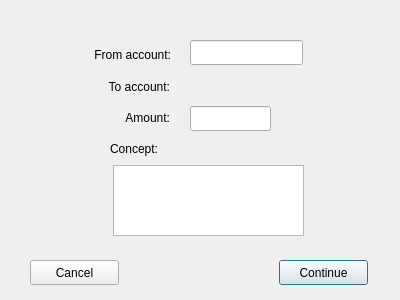
<?xml version="1.0" encoding="UTF-8"?>
<ui version="4.0">
 <class>TransferDialog</class>
 <widget class="QDialog" name="TransferDialog">
  <property name="windowModality">
   <enum>Qt::ApplicationModal</enum>
  </property>
  <property name="geometry">
   <rect>
    <x>0</x>
    <y>0</y>
    <width>400</width>
    <height>300</height>
   </rect>
  </property>
  <property name="windowTitle">
   <string>New Transfer</string>
  </property>
  <property name="modal">
   <bool>true</bool>
  </property>
  <widget class="QLabel" name="fromLabel">
   <property name="geometry">
    <rect>
     <x>30</x>
     <y>45</y>
     <width>141</width>
     <height>20</height>
    </rect>
   </property>
   <property name="text">
    <string>From account:</string>
   </property>
   <property name="alignment">
    <set>Qt::AlignRight|Qt::AlignTrailing|Qt::AlignVCenter</set>
   </property>
  </widget>
  <widget class="QLabel" name="toAccountLabel">
   <property name="geometry">
    <rect>
     <x>192</x>
     <y>75</y>
     <width>111</width>
     <height>20</height>
    </rect>
   </property>
   <property name="text">
    <string/>
   </property>
  </widget>
  <widget class="QLabel" name="toLabel">
   <property name="geometry">
    <rect>
     <x>29</x>
     <y>77</y>
     <width>141</width>
     <height>20</height>
    </rect>
   </property>
   <property name="text">
    <string>To account:</string>
   </property>
   <property name="alignment">
    <set>Qt::AlignRight|Qt::AlignTrailing|Qt::AlignVCenter</set>
   </property>
  </widget>
  <widget class="QLineEdit" name="fromAccountLineEdit">
   <property name="geometry">
    <rect>
     <x>190</x>
     <y>40</y>
     <width>113</width>
     <height>25</height>
    </rect>
   </property>
  </widget>
  <widget class="QLabel" name="AmountLabel">
   <property name="geometry">
    <rect>
     <x>103</x>
     <y>109</y>
     <width>67</width>
     <height>17</height>
    </rect>
   </property>
   <property name="text">
    <string>Amount:</string>
   </property>
   <property name="alignment">
    <set>Qt::AlignRight|Qt::AlignTrailing|Qt::AlignVCenter</set>
   </property>
  </widget>
  <widget class="QLineEdit" name="amountLineEdit">
   <property name="geometry">
    <rect>
     <x>190</x>
     <y>106</y>
     <width>81</width>
     <height>25</height>
    </rect>
   </property>
  </widget>
  <widget class="QPushButton" name="continueButton">
   <property name="geometry">
    <rect>
     <x>279</x>
     <y>260</y>
     <width>89</width>
     <height>25</height>
    </rect>
   </property>
   <property name="text">
    <string>Continue</string>
   </property>
  </widget>
  <widget class="QPushButton" name="cancelButton">
   <property name="geometry">
    <rect>
     <x>30</x>
     <y>260</y>
     <width>89</width>
     <height>25</height>
    </rect>
   </property>
   <property name="text">
    <string>Cancel</string>
   </property>
  </widget>
  <widget class="QLabel" name="conceptLabel">
   <property name="geometry">
    <rect>
     <x>110</x>
     <y>140</y>
     <width>67</width>
     <height>17</height>
    </rect>
   </property>
   <property name="text">
    <string>Concept:</string>
   </property>
  </widget>
  <widget class="QPlainTextEdit" name="conceptPlainTextEdit">
   <property name="geometry">
    <rect>
     <x>113</x>
     <y>165</y>
     <width>191</width>
     <height>71</height>
    </rect>
   </property>
  </widget>
  <widget class="QLabel" name="currencyLabel">
   <property name="geometry">
    <rect>
     <x>280</x>
     <y>110</y>
     <width>67</width>
     <height>17</height>
    </rect>
   </property>
   <property name="text">
    <string/>
   </property>
  </widget>
  <widget class="QLabel" name="errorLabel">
   <property name="geometry">
    <rect>
     <x>26</x>
     <y>10</y>
     <width>351</width>
     <height>20</height>
    </rect>
   </property>
   <property name="text">
    <string/>
   </property>
   <property name="alignment">
    <set>Qt::AlignCenter</set>
   </property>
  </widget>
 </widget>
 <resources/>
 <connections/>
</ui>
